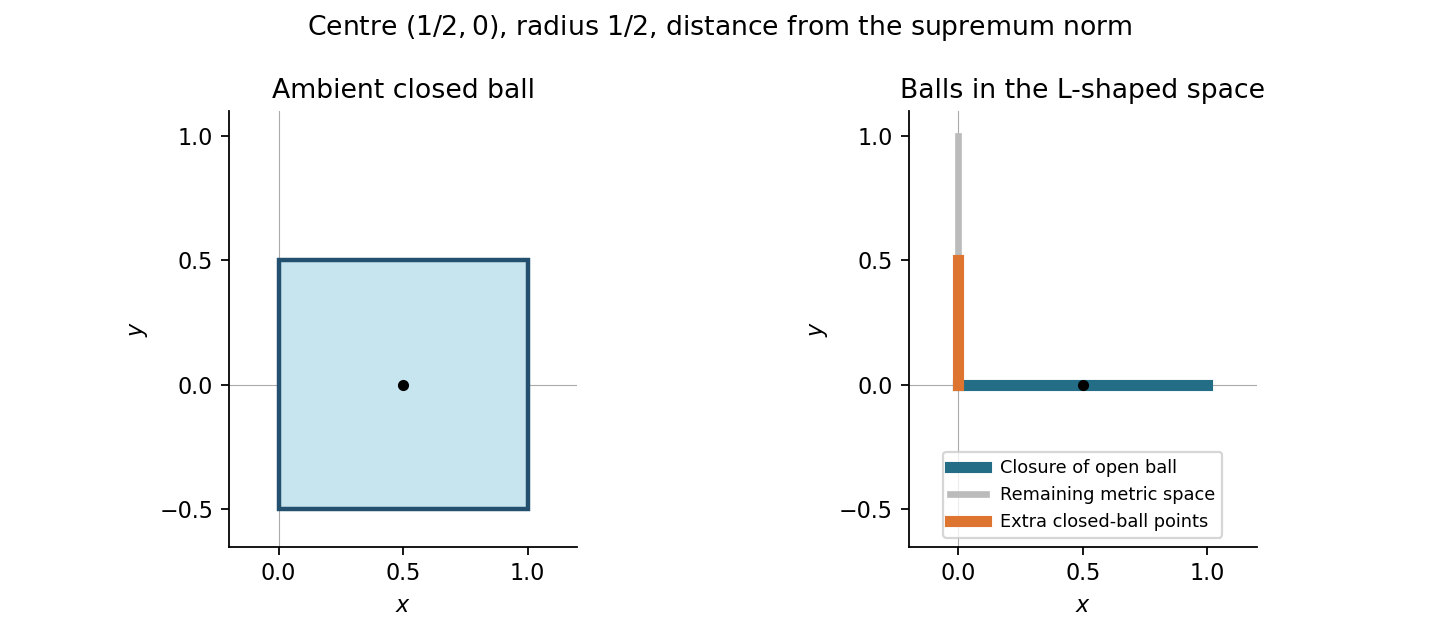

Write the Python code that produced this figure.
"""Original metric-ball figure; Python 3.14, matplotlib. Output is in CWD."""
from pathlib import Path
import matplotlib
matplotlib.use('Agg')
import matplotlib.pyplot as plt
from matplotlib.patches import Rectangle

fig, (a,b) = plt.subplots(1,2,figsize=(9,4),facecolor='white')
a.add_patch(Rectangle((0,-.5),1,1,facecolor='#c6e5ee',edgecolor='#23506f',lw=2))
a.plot([.5],[0],'ko',ms=4);a.set_title('Ambient closed ball')
b.plot([0,1],[0,0],color='#236d87',lw=5,label='Closure of open ball')
b.plot([0,0],[0,1],color='#bbbbbb',lw=3,label='Remaining metric space')
b.plot([0,0],[0,.5],color='#dd742f',lw=5,label='Extra closed-ball points')
b.plot([.5],[0],'ko',ms=4);b.set_title('Balls in the L-shaped space')
for ax in [a,b]:
 ax.axhline(0,color='#aaaaaa',lw=.5,zorder=0);ax.axvline(0,color='#aaaaaa',lw=.5,zorder=0)
 ax.set(xlim=(-.2,1.2),ylim=(-.65,1.1),xlabel='$x$',ylabel='$y$');ax.set_aspect('equal')
 ax.set_xticks([0,.5,1]);ax.set_yticks([-.5,0,.5,1]);ax.spines[['top','right']].set_visible(False)
b.legend(loc='lower center',fontsize=8)
fig.suptitle(r'Centre $(1/2,0)$, radius $1/2$, distance from the supremum norm')
fig.tight_layout();fig.savefig(Path('2008-supremum-balls.png'),dpi=160,facecolor='white');plt.close(fig)
